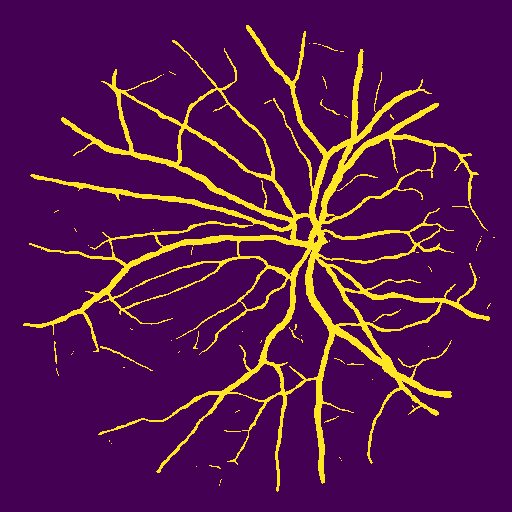
#> input picture 04_plt.png, 512 x 512 px
$ jupyter execute final_code.ipynb
#> lines starting #> are read from the running program, lines starting #| are printed output that depends on the picture; after the words box and inside, x2 and y2 are one past the last pixel; in counts of white or black regions, pixels touching at a corner belong together
[cell 1]
import math
import time
from pickletools import uint8
import cv2
import matplotlib.pyplot as plt
import numpy as np
from skimage import morphology
import matplotlib.ticker as ticker
from collections import deque
import skimage.transform as st
import statistics as stat
import json
from IPython.display import clear_output
from skimage import morphology
from skimage.measure import profile_line
from turtle import color
from scipy.optimize import curve_fit
from scipy import asarray as ar,exp

[cell 2]
label_path = "04_plt.png"
label = cv2.imread(label_path)
#> label is the input picture: shape (512, 512, 3); mean B, G, R 79.6, 22.1, 85
label = cv2.cvtColor(label, cv2.COLOR_BGR2GRAY)
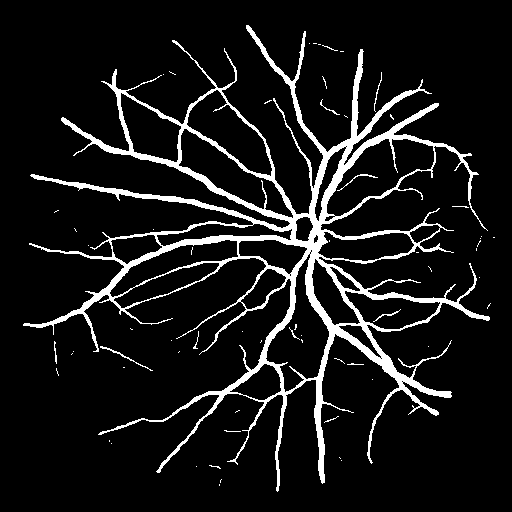
#> label: shape (512, 512); values 30 (black) and 215 (white), 9.2% white; 63 white regions (53 under 20 px), largest, box (x1, y1, x2, y2) and area: (23, 25, 490, 492) 23402, (100, 346, 153, 371) 95, (337, 174, 378, 191) 63


img_original_path = '04_test.png'
img_original= cv2.imread(img_original_path)
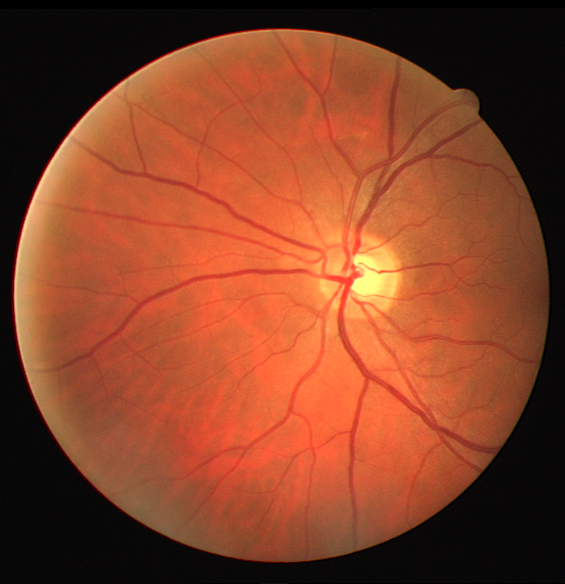
#> input picture 04_test.png, 565 x 584 px
#> img_original is the input picture: shape (584, 565, 3); mean B, G, R 39.8, 65.8, 134.2
img_raw = cv2.cvtColor(img_original, cv2.COLOR_BGR2RGB)
img_raw_gray = cv2.cvtColor(img_raw,cv2.COLOR_RGB2GRAY)
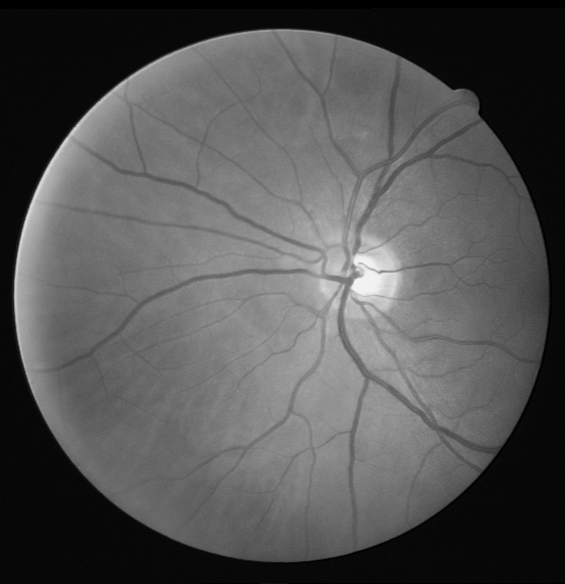
#> img_raw_gray: shape (584, 565); min 0, max 244, mean 83.4

[cell 3]
hh,ww=img_raw_gray.shape
#> hh = 584; ww = 565

label=cv2.resize(label,(ww,hh), interpolation =cv2.INTER_NEAREST)
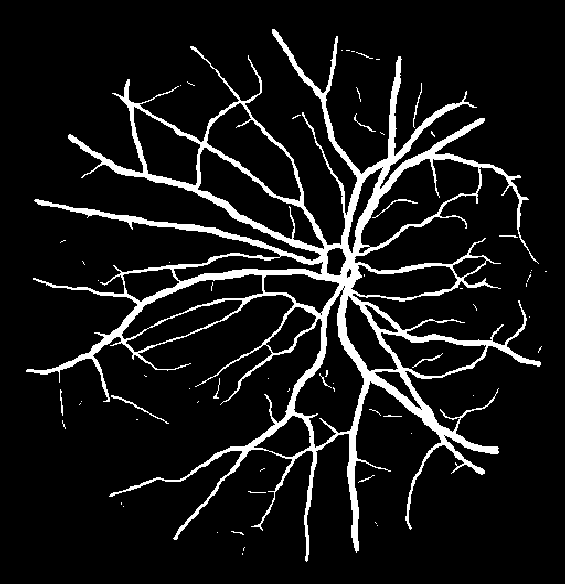
#> label: shape (584, 565); values 30 (black) and 215 (white), 9.1% white; 63 white regions (50 under 20 px), largest, box (x1, y1, x2, y2) and area: (26, 29, 541, 562) 29249, (111, 395, 169, 424) 120, (372, 199, 418, 218) 82

[cell 4]
blr_img=cv2.blur(label,(2,2))
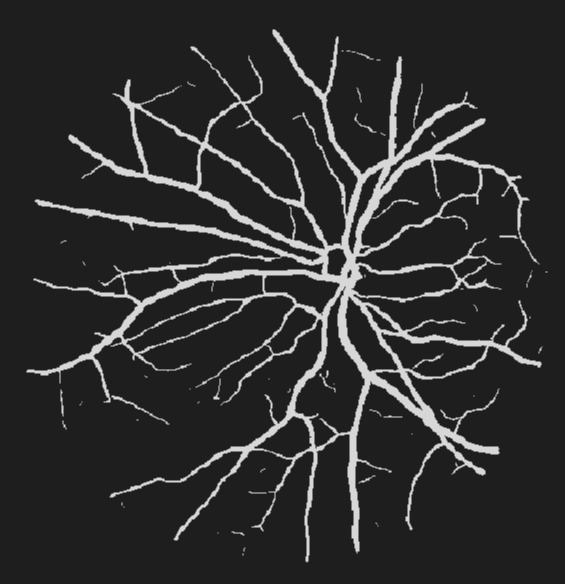
#> blr_img: shape (584, 565); min 30, max 215, mean 46.9
#threshold for binary mask
label=np.where((blr_img > 110),1.,0.)
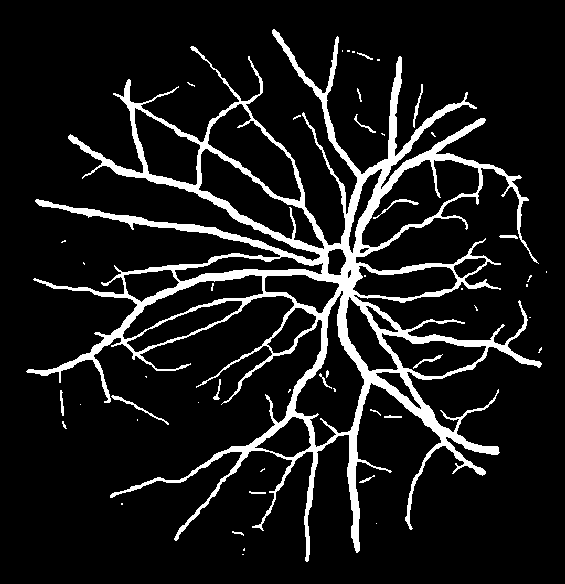
#> label: shape (584, 565) float64; values 0 (black) and 1 (white), 10.5% white; 49 white regions (32 under 20 px), largest, box (x1, y1, x2, y2) and area: (26, 29, 542, 562) 33569, (111, 395, 169, 425) 157, (373, 199, 419, 219) 112
skel_original, distance =morphology.medial_axis(label, return_distance=True)
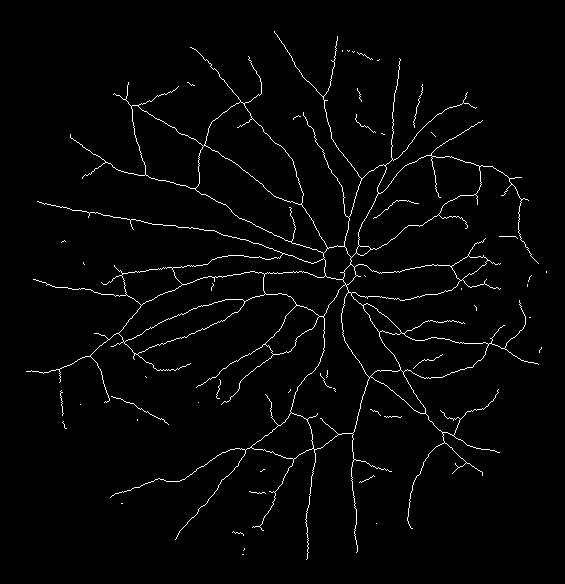
#> skel_original: shape (584, 565) bool; 2.1% white in thin lines or dots, all inside (x1, y1, x2, y2) = (26, 31, 547, 560)
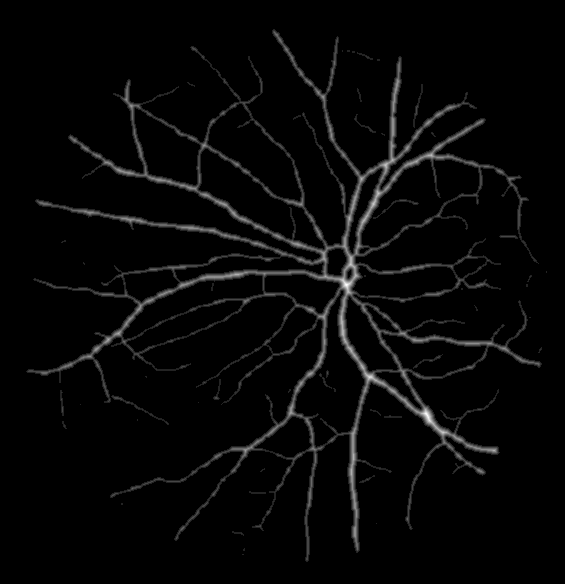
#> distance: shape (584, 565) float64; min 0, max 7.28, mean 0.196; drawn with min black and max white
h,w = skel_original.shape
#> h = 584; w = 565
skel_original = np.array(skel_original)
# convert the skel array from boolean to number
skel_original =skel_original*1.0

[cell 5]
plt.figure(figsize=(8,8))
#> (this line was passed over: IPython is not available in this run)
plt.subplot(1,3,1)
#> (this line was passed over: IPython is not available in this run)
plt.imshow(img_raw)
#> (this line was passed over: IPython is not available in this run)
plt.axis()
#> (this line was passed over: IPython is not available in this run)
plt.subplot(1,3,2)
#> (this line was passed over: IPython is not available in this run)
plt.imshow(label)
#> (this line was passed over: IPython is not available in this run)
plt.axis('off')
#> (this line was passed over: IPython is not available in this run)
